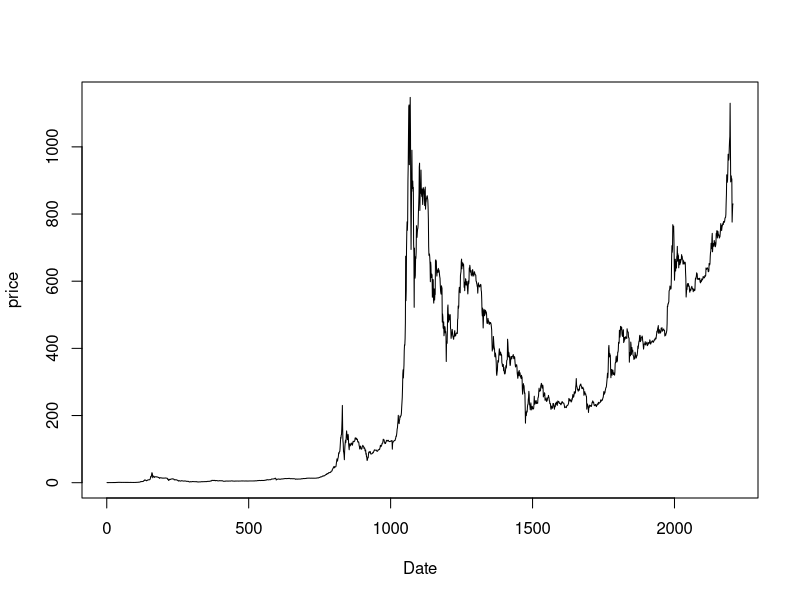
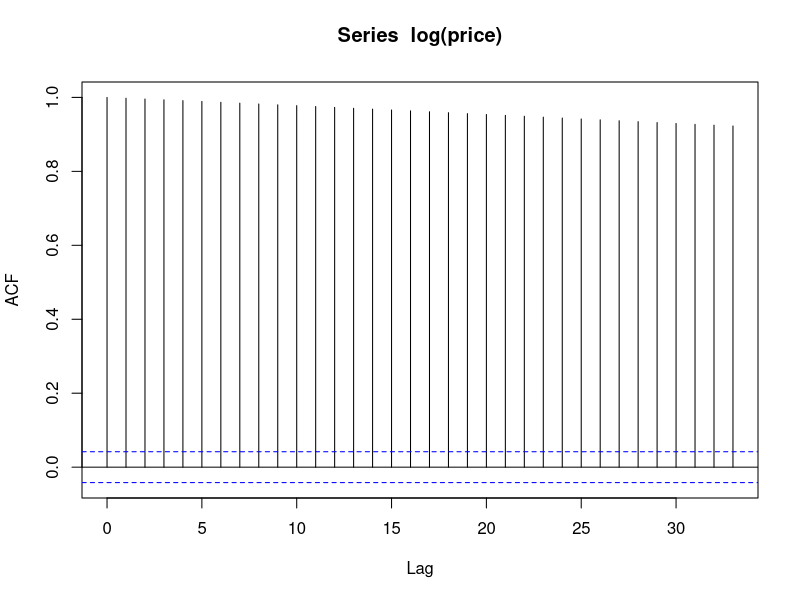
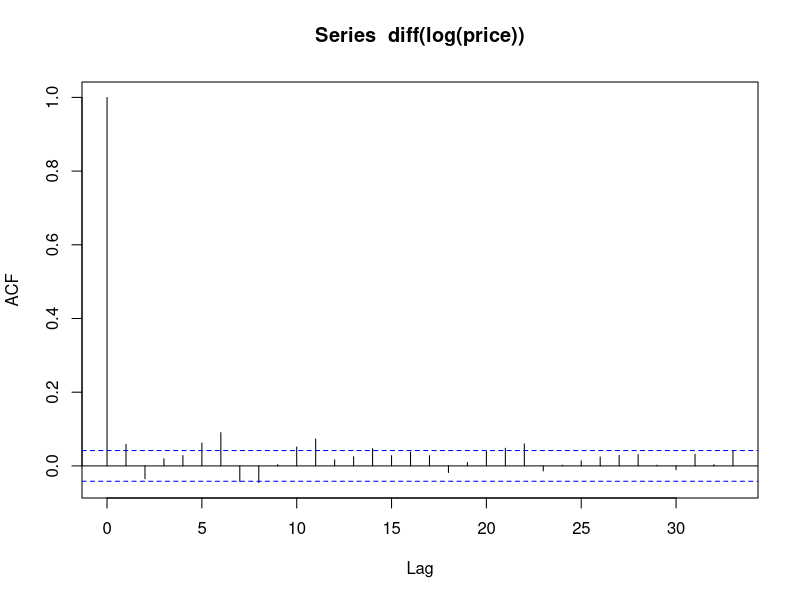
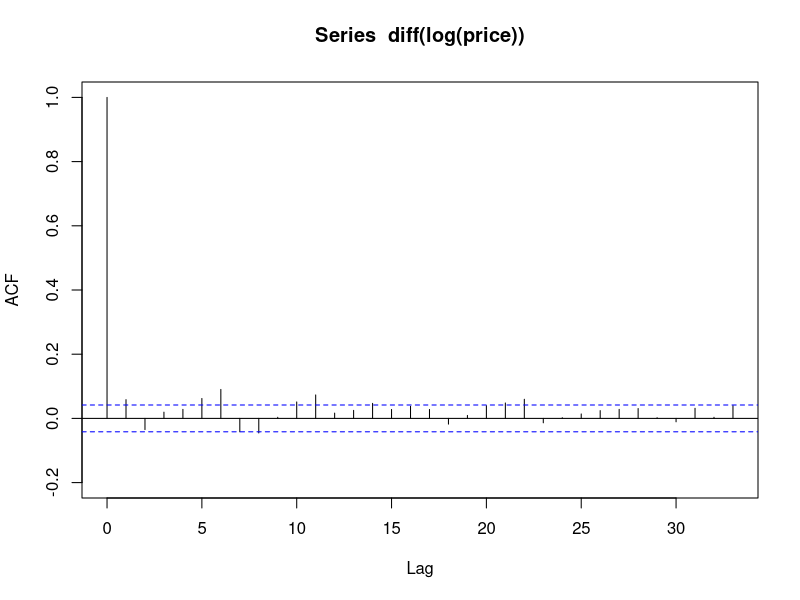
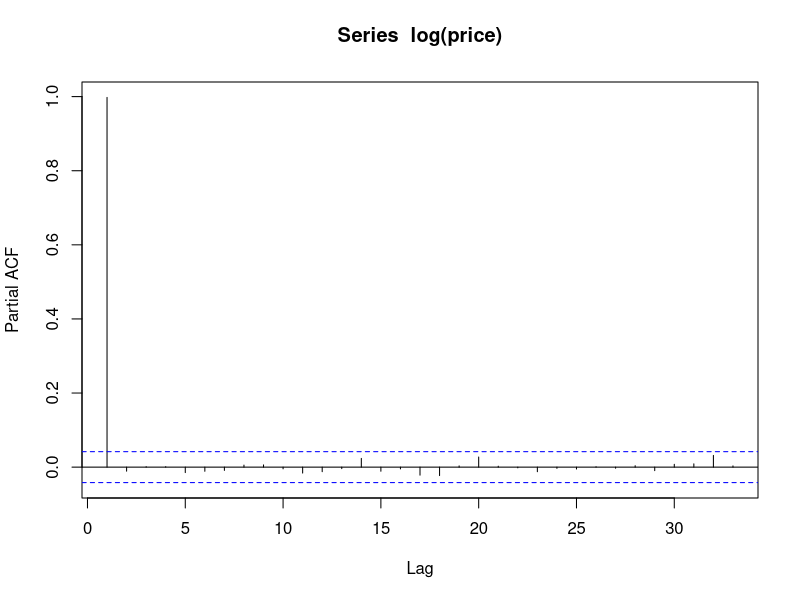
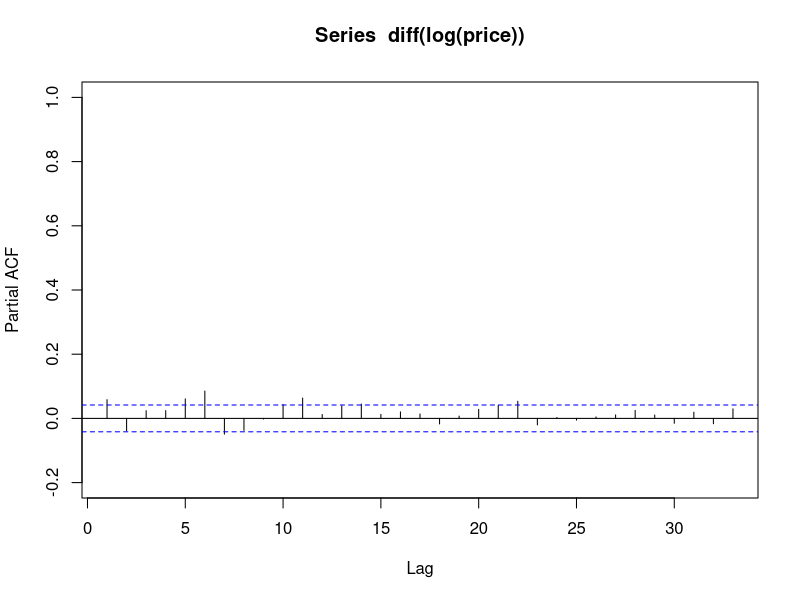
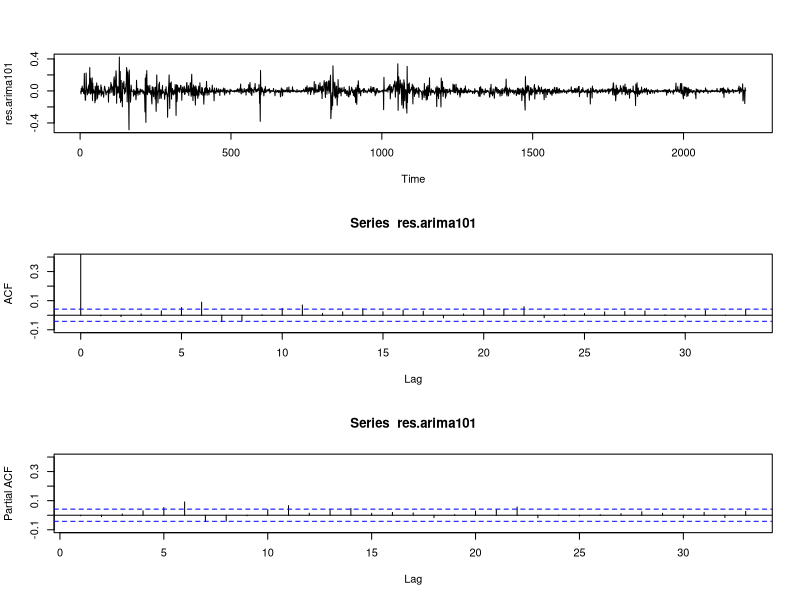
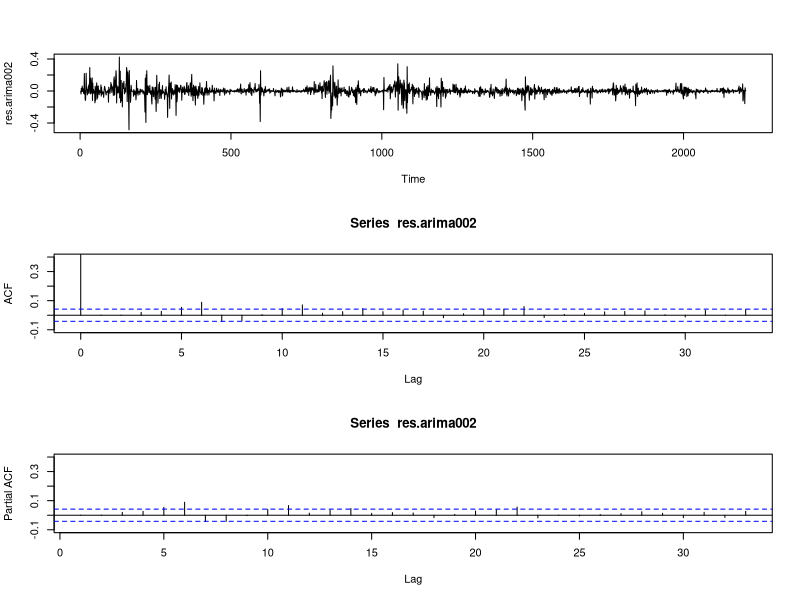

Write R code to recreate these figures, in order. (Note: this script raises an error after producing the figures.)
date_price <- read.csv("dataa.csv", sep=",")
date_price[,1] <- as.Date(date_price[,1])
price <- ts(date_price[168:2373,-1])
plot(price, xlab="Date", type='l')


acf(log(price))
plot(acf(diff(log(price))), ylim= c(-0.2, 1))
pacf(log(price))
pacf(diff(log(price)), ylim= c(-0.2, 1))

summary(arima(diff(log(price)),order=c(0,0,0)))
summary(arima(diff(log(price)),order=c(1,0,0)))
summary(arima(diff(log(price)),order=c(0,0,1)))

summary(arima(diff(log(price)),order=c(1,0,1)))
arima101 <- arima(diff(log(price)),order=c(1,0,1))
##arima(log(price),order=c(1,1,1))

summary(arima(diff(log(price)),order=c(0,0,2)))
arima002 <- arima(diff(log(price)),order=c(0,0,2))
##arima(log(price),order=c(0,1,2))

summary(arima(diff(log(price)),order=c(1,0,2)))
summary(arima(diff(log(price)),order=c(2,0,0)))
summary(arima(diff(log(price)),order=c(2,0,1)))
summary(arima(diff(log(price)),order=c(2,0,2)))

## residuals
res.arima101 <- arima101$residuals
res.arima002 <- arima002$residuals
par(mfcol=c(3,1))
plot(res.arima101)
plot(acf(res.arima101, plot= FALSE), ylim= c(-0.1, 0.4))
pacf(res.arima101, ylim= c(-0.1, 0.4))

plot(res.arima002)
plot(acf(res.arima002, plot= FALSE), ylim= c(-0.1, 0.4))
pacf(res.arima002, ylim= c(-0.1, 0.4))

Box.test(res.arima101, type = "Ljung-Box")
Box.test(res.arima002, type = "Ljung-Box")

### squared residuals
res2.arima101 <- res.arima101^2
res2.arima002 <- res.arima002^2

par(mfcol=c(3,1))
plot(res2.arima101)
plot(acf(res2.arima101, lag.max = 100, plot= FALSE), ylim= c(-0.1, 1))
pacf(res2.arima101, lag.max = 100, ylim= c(-0.1, 1))

plot(res2.arima002)
plot(acf(res2.arima002, lag.max = 100, plot= FALSE), ylim = c(-0.1, 1))
pacf(res2.arima002, lag.max = 100, ylim = c(-0.1, 1))



####
summary(garch(res.arima101,order=c(1,1),trace=F))
summary(garch(res.arima002,order=c(1,1),trace=F))

summary(garch(res.arima101,order=c(1,2),trace=F))
summary(garch(res.arima101,order=c(2,1),trace=F))
summary(garch(res.arima101,order=c(2,2),trace=F))

summary(garch(res.arima101,order=c(0,1),trace=F))
summary(garch(res.arima101,order=c(0,2),trace=F))
summary(garch(res.arima101,order=c(0,3),trace=F))
summary(garch(res.arima101,order=c(0,4),trace=F))
summary(garch(res.arima101,order=c(0,5),trace=F))
summary(garch(res.arima101,order=c(0,6),trace=F))
summary(garch(res.arima101,order=c(0,7),trace=F))
summary(garch(res.arima101,order=c(0,8),trace=F))

summary(garch(res.arima101,order=c(1,4),trace=F)) ###


### forecast
###forecast.Arima(diff(log(price)))
garch11 = garch(diff(log(price)), order=c(1,1))
summary(garch11)
u = predict(garch11)
plot(diff(log(price))[1500:2205], type="l", xlab="Time", ylab="Returns")
lines(u[1500:2205,1], col="blue", lty="dashed")
lines(u[1500:2205,2], col="blue", lty="dashed")





